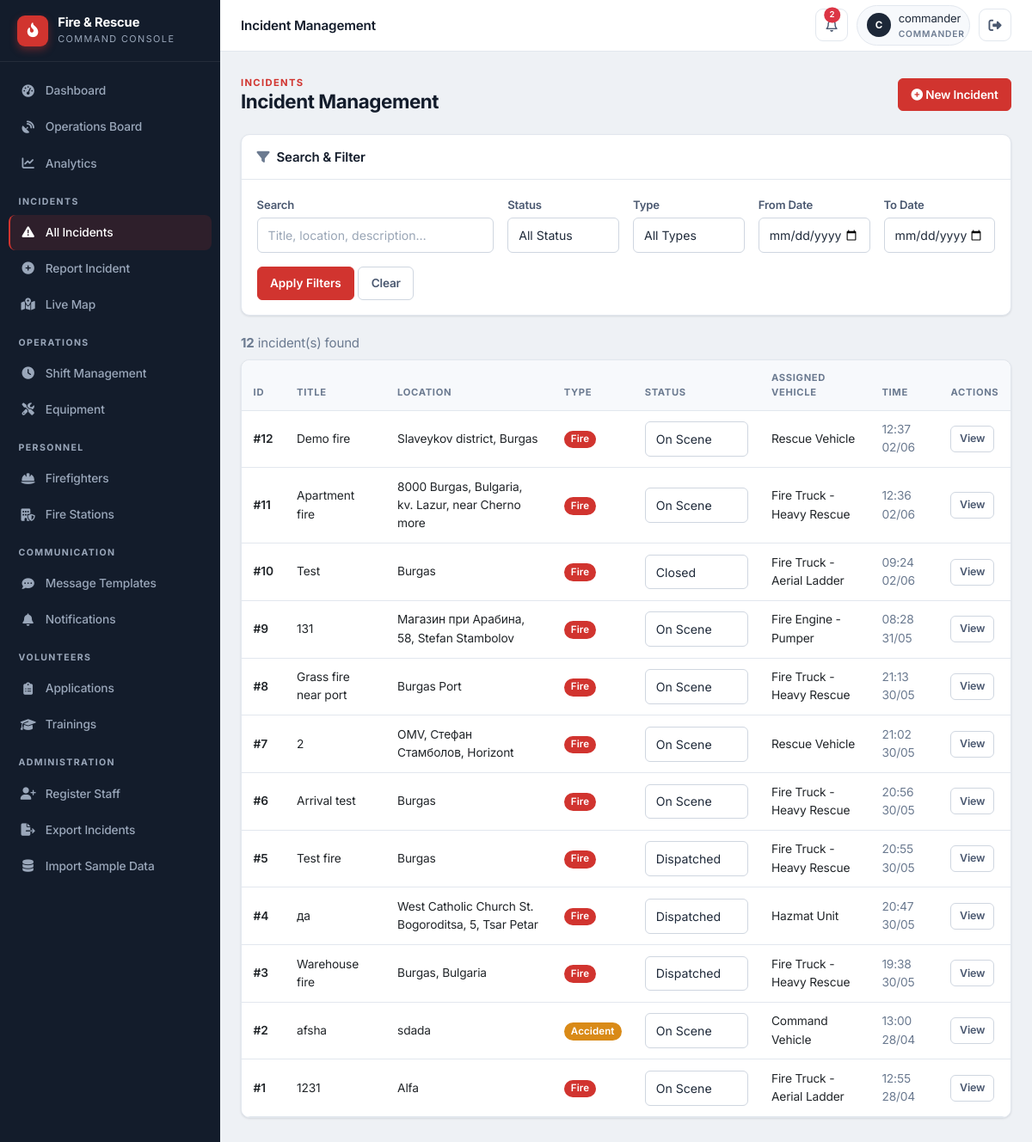
Page /staff/incidents (signed in) on the committed database.
### app/models/incident.py (models this page shows)
class Incident(db.Model):
    id = db.Column(db.Integer, primary_key=True)
    title = db.Column(db.String(100), nullable=False)
    location = db.Column(db.String(200), nullable=False)
    incident_type = db.Column(db.String(50), nullable=False)
    description = db.Column(db.Text)
    status = db.Column(db.String(20), default='Reported')
    reported_by = db.Column(db.Integer, db.ForeignKey('user_model.id'))
    reported_at = db.Column(db.DateTime, default=datetime.datetime.utcnow)
    assigned_vehicle_id = db.Column(db.Integer, db.ForeignKey('vehicle.id'), nullable=True)
    latitude = db.Column(db.Float, nullable=True)
    longitude = db.Column(db.Float, nullable=True)
    dispatched_at = db.Column(db.DateTime, nullable=True)
    on_scene_at = db.Column(db.DateTime, nullable=True)
    closed_at = db.Column(db.DateTime, nullable=True)
    last_updated = db.Column(db.DateTime, default=datetime.datetime.utcnow, onupdate=datetime.datetime.utcnow)
    updated_by = db.Column(db.Integer, db.ForeignKey('user_model.id'), nullable=True)
    assigned_vehicle = db.relationship('Vehicle', foreign_keys=[assigned_vehicle_id])
    reporter = db.relationship('UserModel', foreign_keys=[reported_by], backref='reported_incidents')
    updater = db.relationship('UserModel', foreign_keys=[updated_by], backref='updated_incidents')
    wind_direction = db.Column(db.Integer, nullable=True)  # degrees (0-360)
    wind_speed = db.Column(db.Float, nullable=True)  # km/h

### app/models/vehicle.py (models this page shows)
class Vehicle(db.Model):
    id = db.Column(db.Integer, primary_key=True)
    type = db.Column(db.String(50))
    location = db.Column(db.String(200))
    latitude = db.Column(db.Float, nullable=True)
    longitude = db.Column(db.Float, nullable=True)
    last_updated = db.Column(db.DateTime, default=datetime.datetime.utcnow, onupdate=datetime.datetime.utcnow)
    speed = db.Column(db.Float, nullable=True)
    heading = db.Column(db.Integer, nullable=True)
    status = db.Column(db.String(20), default='station')
    station_id = db.Column(db.Integer, db.ForeignKey('fire_station.id'), nullable=True)
    current_incident_id = db.Column(db.Integer, db.ForeignKey('incident.id'), nullable=True)
    route_polyline = db.Column(db.Text, nullable=True)      # JSON list of [lat, lng] along the road
    route_started_at = db.Column(db.DateTime, nullable=True)  # when the vehicle began driving
    route_total_seconds = db.Column(db.Float, nullable=True)  # animation duration (sped up for demo)
    route_real_seconds = db.Column(db.Float, nullable=True)   # real OSRM driving time, for ETA display
    route_distance_m = db.Column(db.Float, nullable=True)     # real route distance in meters
    route_dest_lat = db.Column(db.Float, nullable=True)
    route_dest_lng = db.Column(db.Float, nullable=True)
    current_incident = db.relationship('Incident', foreign_keys=[current_incident_id])
    firefighters = db.relationship('Firefighter', backref='assigned_vehicle', lazy=True)

### app/routes/incidents.py (the view, shortened to what this page needs)
@incidents_bp.route('/staff/incidents')
@login_required
def list_incidents():
    search_query = request.args.get('search', '')
    status_filter = request.args.get('status', '')
    type_filter = request.args.get('type', '')
    date_from = request.args.get('date_from', '')
    date_to = request.args.get('date_to', '')
    query = Incident.query
    if status_filter:
        query = query.filter(Incident.status == status_filter)
    if type_filter:
        query = query.filter(Incident.incident_type == type_filter)
    if date_from:
        date_from_obj = datetime.datetime.strptime(date_from, '%Y-%m-%d')
        query = query.filter(Incident.reported_at >= date_from_obj)
    if date_to:
        date_to_obj = datetime.datetime.strptime(date_to, '%Y-%m-%d') + datetime.timedelta(days=1)
        query = query.filter(Incident.reported_at <= date_to_obj)
    all_incidents = query.order_by(Incident.reported_at.desc()).all()
    all_statuses = db.session.query(Incident.status).distinct().all()
    all_types = db.session.query(Incident.incident_type).distinct().all()
    return render_template('staff/incidents/list.html',
                           incidents=all_incidents,
                           all_statuses=[s[0] for s in all_statuses],
                           all_types=[t[0] for t in all_types],
                           search_query=search_query,
                           status_filter=status_filter,
                           type_filter=type_filter,
                           date_from=date_from,
                           date_to=date_to)

### app/templates/staff/incidents/list.html (shortened to what this page needs)
{% extends "staff/base.html" %}
{% block topbar_title %}Incident Management{% endblock %}
{% block content %}
<div class="page-head">
    <div>
        <div class="eyebrow">Incidents</div>
        <h1>Incident Management</h1>
    </div>
    <a href="{{ url_for('incidents.report_incident') }}" class="btn btn-primary">
        <i class="fa-solid fa-circle-plus"></i> New Incident
    </a>
</div>
<div class="card">
    <div class="card-header"><i class="fa-solid fa-filter text-muted me-2"></i>Search &amp; Filter</div>
    <div class="card-body">
        <form method="GET" action="{{ url_for('incidents.list_incidents') }}">
            <div class="row g-3">
                <div class="col-md-4">
                    <label class="form-label">Search</label>
                    <input type="text" name="search" class="form-control" value="{{ search_query }}" placeholder="Title, location, description…">
                </div>
                <div class="col-md-2">
                    <label class="form-label">Status</label>
                    <select name="status" class="form-select">
                        <option value="">All Status</option>
                    </select>
                </div>
                <div class="col-md-2">
                    <label class="form-label">Type</label>
                    <select name="type" class="form-select">
                        <option value="">All Types</option>
                    </select>
                </div>
                <div class="col-md-2">
                    <label class="form-label">From Date</label>
                    <input type="date" name="date_from" class="form-control" value="{{ date_from }}">
                </div>
                <div class="col-md-2">
                    <label class="form-label">To Date</label>
                    <input type="date" name="date_to" class="form-control" value="{{ date_to }}">
                </div>
            </div>
            <div class="mt-3">
                <button type="submit" class="btn btn-primary">Apply Filters</button>
                <a href="{{ url_for('incidents.list_incidents') }}" class="btn btn-outline-secondary">Clear</a>
            </div>
        </form>
    </div>
</div>
<div class="mb-2 text-muted"><strong>{{ incidents|length }}</strong> incident(s) found</div>
<div class="card mb-0">
    <div class="table-responsive">
        <table class="table table-hover mb-0">
            <thead>
                <tr>
                    <th>ID</th><th>Title</th><th>Location</th><th>Type</th><th>Status</th><th>Assigned Vehicle</th><th>Time</th><th>Actions</th>
                </tr>
            </thead>
            <tbody>
                {% for incident in incidents %}
                <tr>
                    <td class="fw-semibold">#{{ incident.id }}</td>
                    <td>{{ incident.title }}</td>
                    <td>{{ incident.location }}</td>
                    <td><span class="badge bg-{% if incident.incident_type == 'fire' %}primary{% elif incident.incident_type == 'rescue' %}success{% elif incident.incident_type == 'accident' %}warning{% else %}secondary{% endif %} text-capitalize">{{ incident.incident_type }}</span></td>
                    <td>
                        <div class="d-flex align-items-center">
                            <select class="form-select form-select-sm quick-status" data-incident="{{ incident.id }}" style="width:auto; min-width:120px;">
                                <option value="Dispatched" {% if incident.status == 'Dispatched' %}selected{% endif %}>Dispatched</option>
                                <option value="On Scene" {% if incident.status == 'On Scene' %}selected{% endif %}>On Scene</option>
                                <option value="Closed" {% if incident.status == 'Closed' %}selected{% endif %}>Closed</option>
                            </select>
                        </div>
                    </td>
                    <td>{% if incident.assigned_vehicle %}{{ incident.assigned_vehicle.type }}{% else %}<span class="text-muted">Unassigned</span>{% endif %}</td>
                    <td class="text-muted">{{ incident.reported_at.strftime('%H:%M %d/%m') }}</td>
                    <td><a href="{{ url_for('incidents.detail', incident_id=incident.id) }}" class="btn btn-sm btn-outline-secondary">View</a></td>
                </tr>
                {% endfor %}
            </tbody>
        </table>
    </div>
</div>
{% endblock %}

### rows in the picture
Incident: id "12", title "Demo fire", location "Slaveykov district, Burgas", incident_type "Fire", status+id "On Scene", assigned_vehicle.type "Rescue Vehicle", reported_at "12:37 02/06"
Incident: id "11", title "Apartment fire", location "8000 Burgas, Bulgaria, kv. Lazur, near Cherno more", incident_type "Fire", status+id "On Scene", assigned_vehicle.type "Fire Truck - Heavy Rescue", reported_at "12:36 02/06"
Incident: id "10", title "Test", location "Burgas", incident_type "Fire", status+id "Closed", assigned_vehicle.type "Fire Truck - Aerial Ladder", reported_at "09:24 02/06"
Incident: id "9", title "131", location "Магазин при Арабина, 58, Stefan Stambolov", incident_type "Fire", status+id "On Scene", assigned_vehicle.type "Fire Engine - Pumper", reported_at "08:28 31/05"
Incident: id "8", title "Grass fire near port", location "Burgas Port", incident_type "Fire", status+id "On Scene", assigned_vehicle.type "Fire Truck - Heavy Rescue", reported_at "21:13 30/05"
Incident: id "7", title "2", location "OMV, Стефан Стамболов, Horizont", incident_type "Fire", status+id "On Scene", assigned_vehicle.type "Rescue Vehicle", reported_at "21:02 30/05"
Incident: id "6", title "Arrival test", location "Burgas", incident_type "Fire", status+id "On Scene", assigned_vehicle.type "Fire Truck - Heavy Rescue", reported_at "20:56 30/05"
Incident: id "5", title "Test fire", location "Burgas", incident_type "Fire", status+id "Dispatched", assigned_vehicle.type "Fire Truck - Heavy Rescue", reported_at "20:55 30/05"
Incident: id "4", title "да", location "West Catholic Church St. Bogoroditsa, 5, Tsar Petar", incident_type "Fire", status+id "Dispatched", assigned_vehicle.type "Hazmat Unit", reported_at "20:47 30/05"
Incident: id "3", title "Warehouse fire", location "Burgas, Bulgaria", incident_type "Fire", status+id "Dispatched", assigned_vehicle.type "Fire Truck - Heavy Rescue", reported_at "19:38 30/05"
Incident: id "2", title "afsha", location "sdada", incident_type "Accident", status+id "On Scene", assigned_vehicle.type "Command Vehicle", reported_at "13:00 28/04"
Incident: id "1", title "1231", location "Alfa", incident_type "Fire", status+id "On Scene", assigned_vehicle.type "Fire Truck - Aerial Ladder", reported_at "12:55 28/04"

### other values in the picture
{{ (session.user_name or '?')[0]|upper }} "C"
{{ session.user_name }} "commander"
{{ session.user_role }} "COMMANDER"
{{ incidents|length }} "12"
